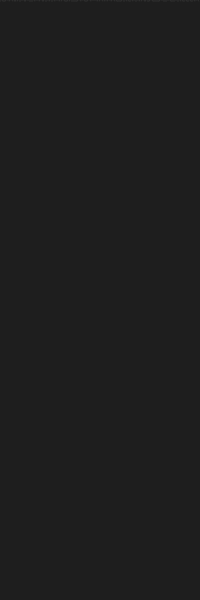
Frame 1 (no input)
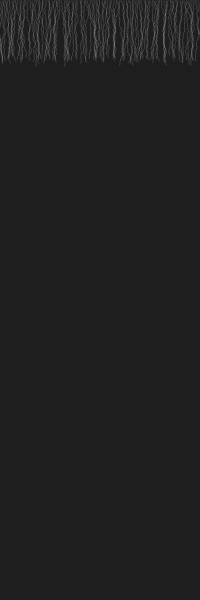
Frame 60 (no input)
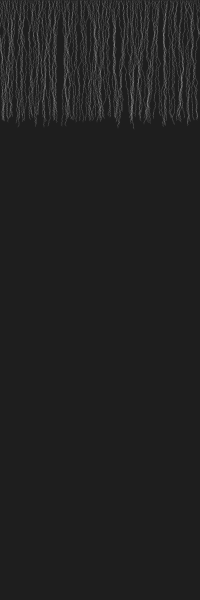
Frame 120 (the mouse pressed at the canvas centre since frame 60)

The p5.js sketch that drew these frames (run headless with seeded random() and noise() and a simulated clock; from frame 60 on, the mouse is pressed at the canvas centre):

// p5.js sketch
// ── sketch.js
let walkers = [];

function setup() {
  createCanvas(200, 600);
  background(30);
  strokeWeight(.1);
  for (let i = 0; i < 100; i++) {
    let w = new Walker(i*2,0,0,1);
    walkers.push(w);
  }
}

function draw() {
  stroke(255)
  for (let i = 0; i < walkers.length; i++) {
    walkers[i].update();
    walkers[i].render();
  }
}

// ── walker.js
class Walker {
  
  constructor(xPos, yPos, xSpeed, ySpeed) {
    this.x = this.lx = xPos;
    this.y = this.ly = yPos;
    this.vx = xSpeed || 0;
    this.vy = ySpeed || 0;
    this.step = 0.5;
  }

  update() {
    
    // choose a direction
    let flip = floor(random(0, 4));

    // move one step 
    if (flip === 0) { 
      this.x += this.step;
    } else if (flip === 1) {
      this.x -= this.step;
    } else if (flip === 2) {
      this.y += this.step;
    } else if (flip === 3) {
      this.y -= this.step;
    }

    // wraparound if we're off edge
    this.x = (this.vx + this.x + width) % width;
    this.y = (this.vy + this.y + height) % height;
  }

  render() {
    if (dist(this.x, this.y, this.lx, this.ly) <= 10) {
      line(this.x, this.y, this.lx, this.ly);
    }
    this.lx = this.x;
    this.ly = this.y;
  }
}
